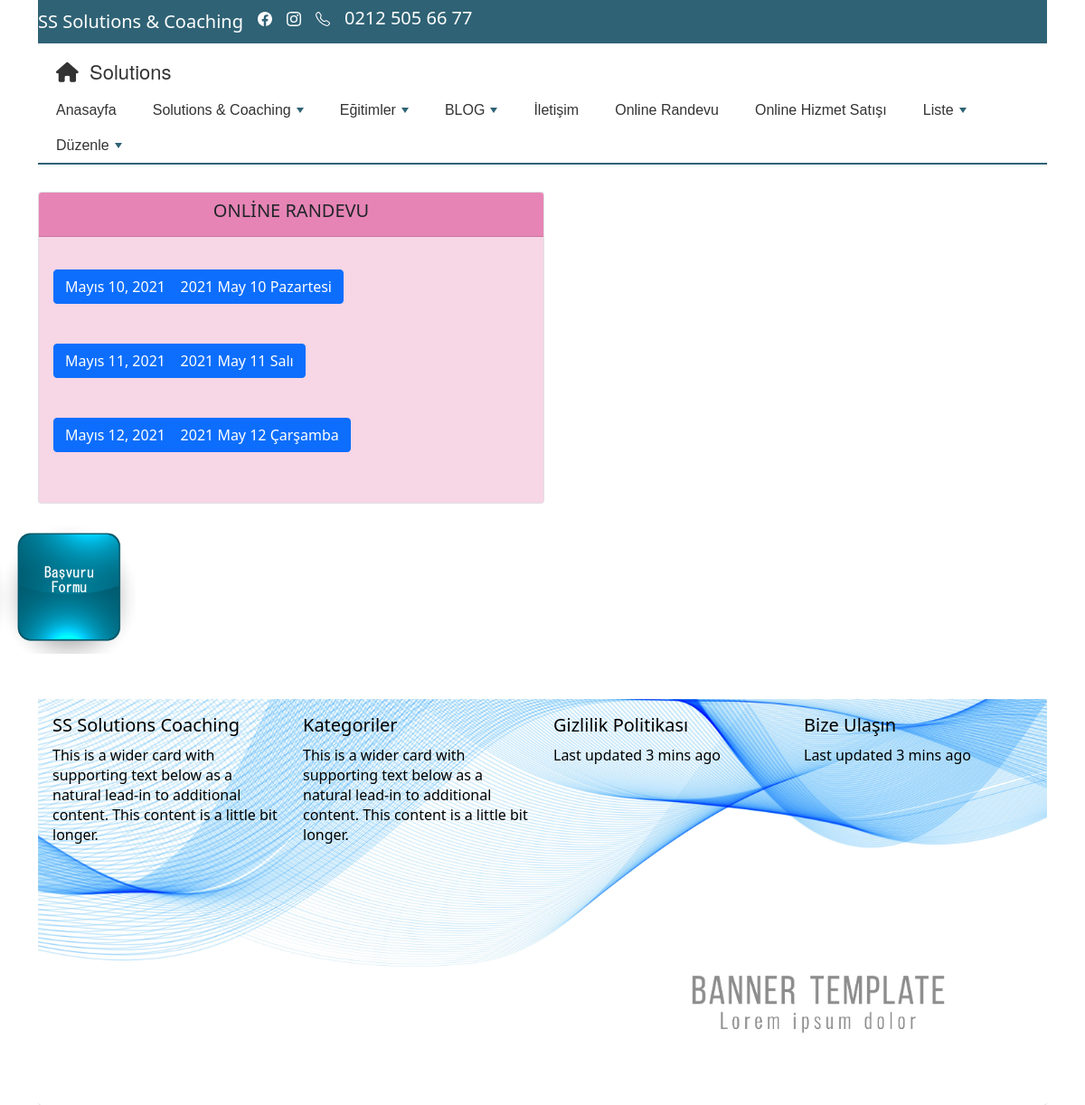
Page /onlinerandevu/ on the committed database.
### mysite/models.py (models this page shows)
class Menu(models.Model):
    menuadi = models.CharField(max_length=100, verbose_name='Menu Adi')
    ustmenuadi = models.CharField(max_length=100, verbose_name='Bağlantı Yapılacak Menü Adı', blank=True, null=True)
    editor = RichTextField(verbose_name="Sayfa İçeriği", null=True, blank=True)
    sira = models.IntegerField(verbose_name="Alt Menu Sırası", null=True, blank=True)
    durum = models.BooleanField(blank=True, null=True, verbose_name='Aktif')
    dosya = models.FileField(blank=True, null=True, )

class OnlineTakvim(models.Model):
    id = models.IntegerField(primary_key=True)
    tarih = models.DateTimeField()
    saat0 = models.TimeField(blank=True, null=True, unique=False, verbose_name='1. Saat ')
    saat1 = models.TimeField(blank=True, null=True, verbose_name='2. Saat ')
    saat2 = models.TimeField(blank=True, null=True, verbose_name='3. Saat ')
    saat3 = models.TimeField(blank=True, null=True, verbose_name='4. Saat ')
    saat4 = models.TimeField(blank=True, null=True, verbose_name='5. Saat ')
    saat5 = models.TimeField(blank=True, null=True, verbose_name='6. Saat ')
    saat6 = models.TimeField(blank=True, null=True, verbose_name='7. Saat ')
    saat7 = models.TimeField(blank=True, null=True, verbose_name='8. Saat ')
    durum = models.BooleanField(blank=True, null=True, verbose_name='Aktif')
    class Meta:
        ordering = ['tarih']

### mysite/views.py (the view)
# urls.py: path('onlinerandevu/', views.takvim_goster),
def takvim_goster(request):
    bilgi1 = OnlineTakvim.objects.filter(durum=True)
    bilgi = bilgi1.order_by('tarih')
    menuler = Menu.objects.filter(durum=True).exclude(ustmenuadi="Anasayfa").order_by('sira')
    menuanasayfa = Menu.objects.filter(ustmenuadi="Anasayfa", durum=True)
    context = {
        'bilgi': bilgi,
        'baslik': "ONLİNE RANDEVU",
        'tarih.id': bilgi[0].id,
        'menuler': menuler,
        'menuanasayfa': menuanasayfa,
        'gunler': ['Pazar','Pazar2','Pazar3','Pazar2423']
    }
    return render(request, 'anasayfa/onlinerandevu.html', context)

### mysite/templates/anasayfa/onlinerandevu.html (shortened to what this page needs)
{% extends "anasayfa/base.html" %}
{% block content %}
<div class="container">
<div class="card text-dark mb-3" style="max-width: 35rem; ">
  <div class="card-header text-center" style="background-color: #e685b5;">
      <h5>{{baslik}}</h5>
  </div>
  <div class="card-body" style="background-color: #f7d6e6">
   {% for bilgi in bilgi %}
      <p style="margin-top:20px;">
          <a class="btn btn-primary card-title" data-bs-toggle="collapse" href="#collapse{{bilgi.id}}" role="button" aria-expanded="false" aria-controls="collapse{{bilgi.id}}">
              {{bilgi.tarih.date}}&nbsp; &nbsp; {{bilgi.tarih|date:"Y M d l"}}
          </a>
      </p>
  {% endfor %}
  </div>
</div>
</div>
{% endblock %}

### mysite/templates/anasayfa/menu.html (shortened to what this page needs)
<nav class="main-nav" role="navigation">
   <h2 class="nav-brand"><a href="/"><i class="fas fa-home"></i> &nbsp;Solutions</a></h2>
    <ul id="main-menu" class="sm sm-mint">
        <li><a href="/">Anasayfa</a></li>
        <li><a href="#">Solutions & Coaching</a>
        </li>
        <li><a href="#">Eğitimler</a>
        </li>
        <li><a href="#">BLOG</a>
        </li>
        <li><a href="/iletisim/">İletişim</a></li>
        <li><a href="/onlinerandevu/">Online Randevu</a></li>
        <li><a href="/onlinesatis/">Online Hizmet Satışı</a></li>
        {% for a_menuanasayfa in menuanasayfa %}
        <li><a href="/menuicerik/{{a_menuanasayfa.id}}" >{{a_menuanasayfa.menuadi}}</a>
            </li>
        {% endfor %}
    </ul>
</nav>

### mysite/static/style_anasayfa.css (style rules this page uses)
.main-nav { border-bottom: 2px solid #2F6275; background: #fff; }
.main-nav:after { clear: both; content: "\00a0"; display: block; height: 0; font: 0px/0 serif; overflow: hidden; }
.nav-brand { float: left; margin: 0; }
.nav-brand a { display: block; padding: 11px 11px 11px 20px; color: #333; font-family: 'Helvetica Neue', Helvetica, Arial, sans-serif; font-size: 22px; font-weight: normal; line-height: 17px; text-decoration: none; }
#main-menu { clear: both; border-bottom: 0; }
@media (min-width: 768px) { #main-menu { float: right; clear: none; } }
#main-menu-state:not(:checked) ~ #main-menu { display: none; }
@media (min-width: 768px) { #main-menu-state:not(:checked) ~ #main-menu { display: block; } }
body { margin: 8px; background: #fff; color: #aaa; font: 16px/1.5em 'Helvetica Neue', Helvetica, Arial, sans-serif; }

### mysite/static/smartmenus/css/sm-core-css.css (style rules this page uses)
.sm { box-sizing:border-box;position:relative;z-index:1000;-webkit-tap-highlight-color:rgba(0,0,0,0); }
.sm,.sm ul,.sm li { display:block;list-style:none;margin:0;padding:0;line-height:normal;direction:ltr;text-align:left; }
.sm li,.sm a { position:relative; }
.sm a { display:block; }
.sm::after { content:"";display:block;height:0;font:0px/0 serif;clear:both;overflow:hidden; }
.sm *,.sm *::before,.sm *::after { box-sizing:inherit; }

### mysite/static/smartmenus/css/sm-mint.css (style rules this page uses)
.sm-mint { border-top: 2px solid #2F6275; border-bottom: 2px solid #2F6275; background: #fff; }
.sm-mint a, .sm-mint a:hover, .sm-mint a:focus, .sm-mint a:active { padding: 13px 20px; padding-right: 58px; color: #333; font-family: Arial, sans-serif; font-size: 16px; font-weight: normal; line-height: 17px; text-decoration: none; }
.sm-mint li { border-top: 1px solid rgba(141, 184, 99, 0.2); }
.sm-mint > li:first-child { border-top: 0; }
@media (min-width: 768px) { .sm-mint li { float: left; } }
@media (min-width: 768px) { .sm-mint a { white-space: nowrap; } }
@media (min-width: 768px) { .sm-mint { border-top: 0; background: transparent; } }
@media (min-width: 768px) { .sm-mint a, .sm-mint a:hover, .sm-mint a:focus, .sm-mint a:active, .sm-mint a.highlighted { padding: 11px 20px; color: #333; border-radius: 4px 4px 0 0; } }
@media (min-width: 768px) { .sm-mint a.has-submenu { padding-right: 34px; } }
@media (min-width: 768px) { .sm-mint li { border-top: 0; } }

### rows in the picture
Menu: menuadi "Liste"
Menu: menuadi "Düzenle"
OnlineTakvim: tarih "Mayıs 10, 2021", tarih "2021 May 10 Pazartesi"
OnlineTakvim: tarih "Mayıs 11, 2021", tarih "2021 May 11 Salı"
OnlineTakvim: tarih "Mayıs 12, 2021", tarih "2021 May 12 Çarşamba"

### other values in the picture
{{ baslik }} "ONLİNE RANDEVU"
